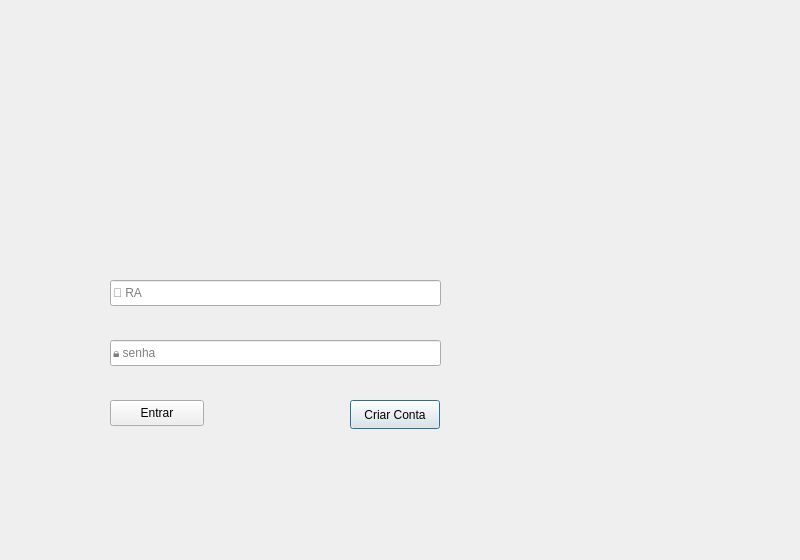
<?xml version="1.0" encoding="UTF-8"?>
<ui version="4.0">
 <class>LoginDialog</class>
 <widget class="QDialog" name="LoginDialog">
  <property name="enabled">
   <bool>true</bool>
  </property>
  <property name="geometry">
   <rect>
    <x>0</x>
    <y>0</y>
    <width>800</width>
    <height>560</height>
   </rect>
  </property>
  <property name="windowTitle">
   <string>Dialog</string>
  </property>
  <property name="autoFillBackground">
   <bool>false</bool>
  </property>
  <property name="styleSheet">
   <string notr="true">background-image: url(:/images/imagens/1.png);
</string>
  </property>
  <widget class="QLabel" name="label">
   <property name="geometry">
    <rect>
     <x>180</x>
     <y>50</y>
     <width>211</width>
     <height>201</height>
    </rect>
   </property>
   <property name="styleSheet">
    <string notr="true"/>
   </property>
   <property name="text">
    <string/>
   </property>
   <property name="pixmap">
    <pixmap resource="icons.qrc">:/images/imagens/logoo.png</pixmap>
   </property>
   <property name="scaledContents">
    <bool>true</bool>
   </property>
  </widget>
  <widget class="QLineEdit" name="line_login">
   <property name="geometry">
    <rect>
     <x>110</x>
     <y>280</y>
     <width>331</width>
     <height>26</height>
    </rect>
   </property>
   <property name="placeholderText">
    <string>👤 RA</string>
   </property>
  </widget>
  <widget class="QLineEdit" name="line_senha">
   <property name="geometry">
    <rect>
     <x>110</x>
     <y>340</y>
     <width>331</width>
     <height>26</height>
    </rect>
   </property>
   <property name="placeholderText">
    <string>🔒 senha</string>
   </property>
  </widget>
  <widget class="QPushButton" name="entrarButton">
   <property name="enabled">
    <bool>true</bool>
   </property>
   <property name="geometry">
    <rect>
     <x>110</x>
     <y>400</y>
     <width>94</width>
     <height>26</height>
    </rect>
   </property>
   <property name="autoFillBackground">
    <bool>false</bool>
   </property>
   <property name="styleSheet">
    <string notr="true"/>
   </property>
   <property name="text">
    <string>Entrar</string>
   </property>
   <property name="checkable">
    <bool>false</bool>
   </property>
   <property name="autoRepeat">
    <bool>false</bool>
   </property>
   <property name="autoDefault">
    <bool>false</bool>
   </property>
   <property name="flat">
    <bool>false</bool>
   </property>
  </widget>
  <widget class="QPushButton" name="criarconta">
   <property name="geometry">
    <rect>
     <x>350</x>
     <y>400</y>
     <width>90</width>
     <height>29</height>
    </rect>
   </property>
   <property name="text">
    <string>Criar Conta</string>
   </property>
  </widget>
  <widget class="QLabel" name="label_2">
   <property name="geometry">
    <rect>
     <x>30</x>
     <y>20</y>
     <width>521</width>
     <height>501</height>
    </rect>
   </property>
   <property name="styleSheet">
    <string notr="true">background-image: url(:/images/imagens/2.png);
border-radius: 20px;</string>
   </property>
   <property name="text">
    <string/>
   </property>
  </widget>
  <zorder>label_2</zorder>
  <zorder>line_login</zorder>
  <zorder>line_senha</zorder>
  <zorder>label</zorder>
  <zorder>entrarButton</zorder>
  <zorder>criarconta</zorder>
 </widget>
 <resources>
  <include location="icons.qrc"/>
 </resources>
 <connections/>
</ui>
